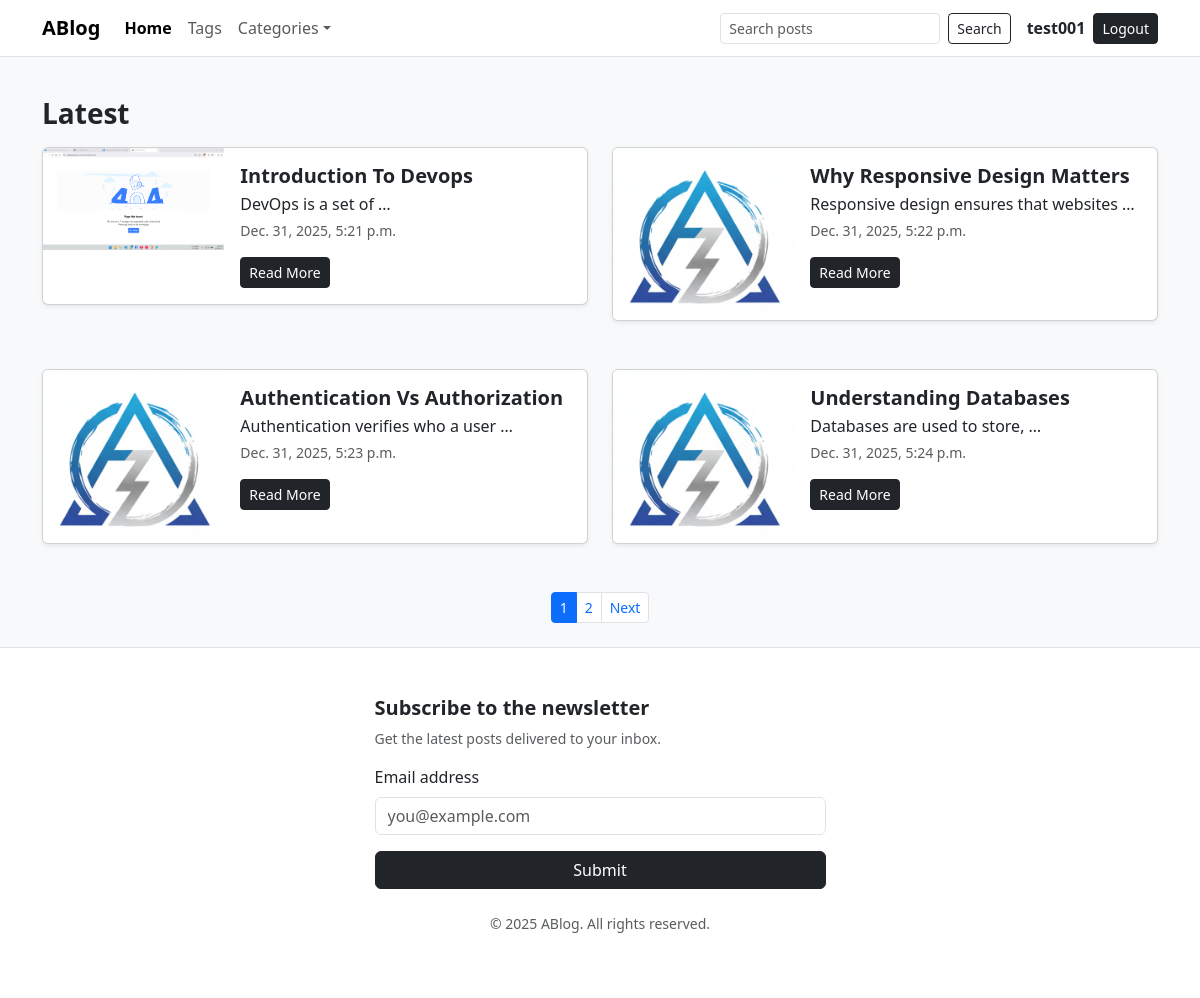
/ (signed in), run on the app's committed database.
### posts/models.py (models this page shows, shortened)
class Post(models.Model):
    post_title = models.CharField(max_length=60)
    post_content = models.TextField()
    published_data = models.DateTimeField(auto_now=True)
    tags = models.ManyToManyField(Tag)
    post_image = models.ImageField(upload_to="post", default="post/i.png")

### posts/views.py (the view)
# urls.py: path("", views.HomeView.as_view(), name="home"),
class HomeView(ListView):
    model = Post
    template_name = "posts/index.html"
    context_object_name = "posts"
    ordering = ["-id"]
    paginate_by = 4

### posts/context_processors.py (called while the page is built)
def categories(request):
  categories = [
    "Programming",
    "Food",
    "Travel"
  ]
  return {"categories": categories}

### posts/templates/posts/index.html (shortened to what this page needs)
{% extends "base.html" %}
{% block main %}
  <h1 class="my-3 fw-semibold fs-3">Latest</h1>
  <div class="row g-4">
    {% for post in posts %}
      <div class="col-12 col-md-6">{% include "posts/includes/post-card.html" %}</div>
    {% empty %}
      <p class="text-muted">No posts yet.</p>
    {% endfor %}
  </div>
  {% if page_obj.paginator.count > 4 %}
    <div class="d-flex justify-content-center mt-4">
      <nav aria-label="Page navigation">
        <ul class="pagination pagination-sm mb-0">
          <li class="page-item active" aria-current="page">
            <span class="page-link">{{ page_obj.number }}</span>
          </li>
          {% if page_obj.has_next %}
            <li class="page-item">
              <a class="page-link" href="?page={{ page_obj.next_page_number }}">{{ page_obj.next_page_number }}</a>
            </li>
            <li class="page-item">
              <a class="page-link" href="?page={{ page_obj.next_page_number }}">Next</a>
            </li>
          {% endif %}
        </ul>
      </nav>
    </div>
  {% endif %}
{% endblock main %}

### templates/base.html (shortened to what this page needs)
{% load static %}
<!DOCTYPE html>
<html lang="en">
  <head>
    <link href="https://cdn.jsdelivr.net/npm/bootstrap@5.3.2/dist/css/bootstrap.min.css"
          rel="stylesheet" />
  </head>
  <body class="d-flex flex-column min-vh-100 bg-light">
    <nav class="navbar navbar-expand-lg navbar-light bg-white border-bottom">
      <div class="container">
        <a class="navbar-brand fw-bold" href="{% url 'home' %}">ABlog</a>
        <div class="collapse navbar-collapse" id="navbarNav">
          <ul class="navbar-nav me-auto mb-2 mb-lg-0">
            <li class="nav-item">
              <a class="nav-link active fw-semibold" href="{% url 'home' %}">Home</a>
            </li>
            <li class="nav-item">
              <a class="nav-link" href="#">Tags</a>
            </li>
            <li class="nav-item dropdown">
              <a class="nav-link dropdown-toggle"
                 href="#"
                 role="button"
                 data-bs-toggle="dropdown">Categories</a>
            </li>
          </ul>
          <form class="d-flex me-3" action='{% url "search" %}' method="get">
            <input class="form-control form-control-sm me-2"
                   type="search"
                   placeholder="Search posts"
                   name='query' />
            <button class="btn btn-sm btn-outline-dark" type="submit">Search</button>
          </form>
          {% if user.is_authenticated %}
            <span class="me-2 fw-semibold">{{ user.username }}</span>
            <form action="{% url 'logout' %}" method="post">
              <input type="submit" class="btn btn-sm btn-dark" value="Logout">
            </form>
          {% else %}
            <a href=" {% url 'login' %} " class="btn btn-sm btn-outline-dark me-2">Login</a>
            <a href="{% url 'register' %}" class="btn btn-sm btn-dark">Create Account</a>
          {% endif %}
        </div>
      </div>
    </nav>
    <main class="flex-grow-1">
      <div class="container py-4">
        {% block main %}
        {% endblock main %}
      </div>
    </main>
    <footer class="border-top bg-white mt-auto">
      <div class="container py-5">
        <div class="row justify-content-center">
          <div class="col-md-5">
            <h5 class="fw-semibold">Subscribe to the newsletter</h5>
            <p class="text-muted small">Get the latest posts delivered to your inbox.</p>
            <form>
              <div class="mb-3">
                <label class="form-label">Email address</label>
                <input type="email" class="form-control" placeholder="you@example.com" />
              </div>
              <button type="submit" class="btn btn-dark w-100">Submit</button>
            </form>
          </div>
        </div>
        <p class="text-center text-muted small mt-4">© 2025 ABlog. All rights reserved.</p>
      </div>
    </footer>
  </body>
</html>

### posts/templates/posts/includes/post-card.html
<div class="mb-4">
  <div class="card shadow-sm overflow-hidden">
    <div class="row g-0">
      <div class="col-4">
        <img src="{{ post.post_image.url }}"
             alt="Post image"
             width="300"
             height="200"
             class="img-fluid object-fit-cover bg-light" />
      </div>
      <div class="col-8">
        <div class="card-body">
          <h5 class="card-title fw-bold mb-1">{{ post.post_title|title }}</h5>
          <p class="card-text text-body mb-1">{{ post.post_content|truncatewords:5 }}</p>
          <p class="card-text text-muted small mb-3">{{ post.published_data }}</p>
          <a href="{% url 'post' post.id %}" class="btn btn-dark btn-sm">Read More</a>
        </div>
      </div>
    </div>
  </div>
</div>

### data on the page
Post: post_image (picture), post_title "Introduction To Devops", post_content "DevOps is a set of …", published_data "Dec. 31, 2025, 5:21 p.m."
Post: post_image (picture), post_title "Why Responsive Design Matters", post_content "Responsive design ensures that websites …", published_data "Dec. 31, 2025, 5:22 p.m."
Post: post_image (picture), post_title "Authentication Vs Authorization", post_content "Authentication verifies who a user …", published_data "Dec. 31, 2025, 5:23 p.m."
Post: post_image (picture), post_title "Understanding Databases", post_content "Databases are used to store, …", published_data "Dec. 31, 2025, 5:24 p.m."

### other printed values
{{ user.username }} "test001"
{{ page_obj.number }} "1"
{{ page_obj.next_page_number }} "2"
